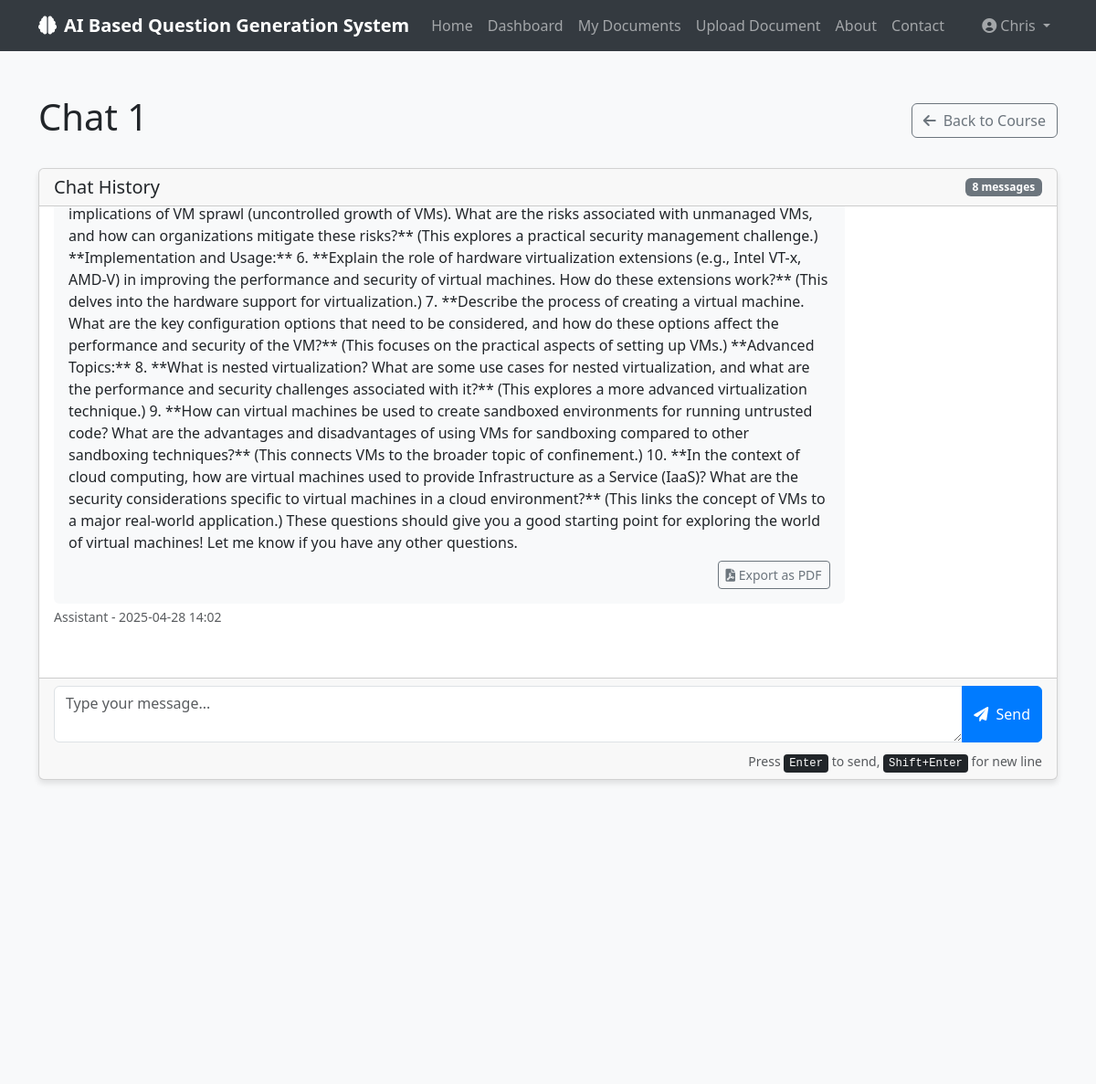
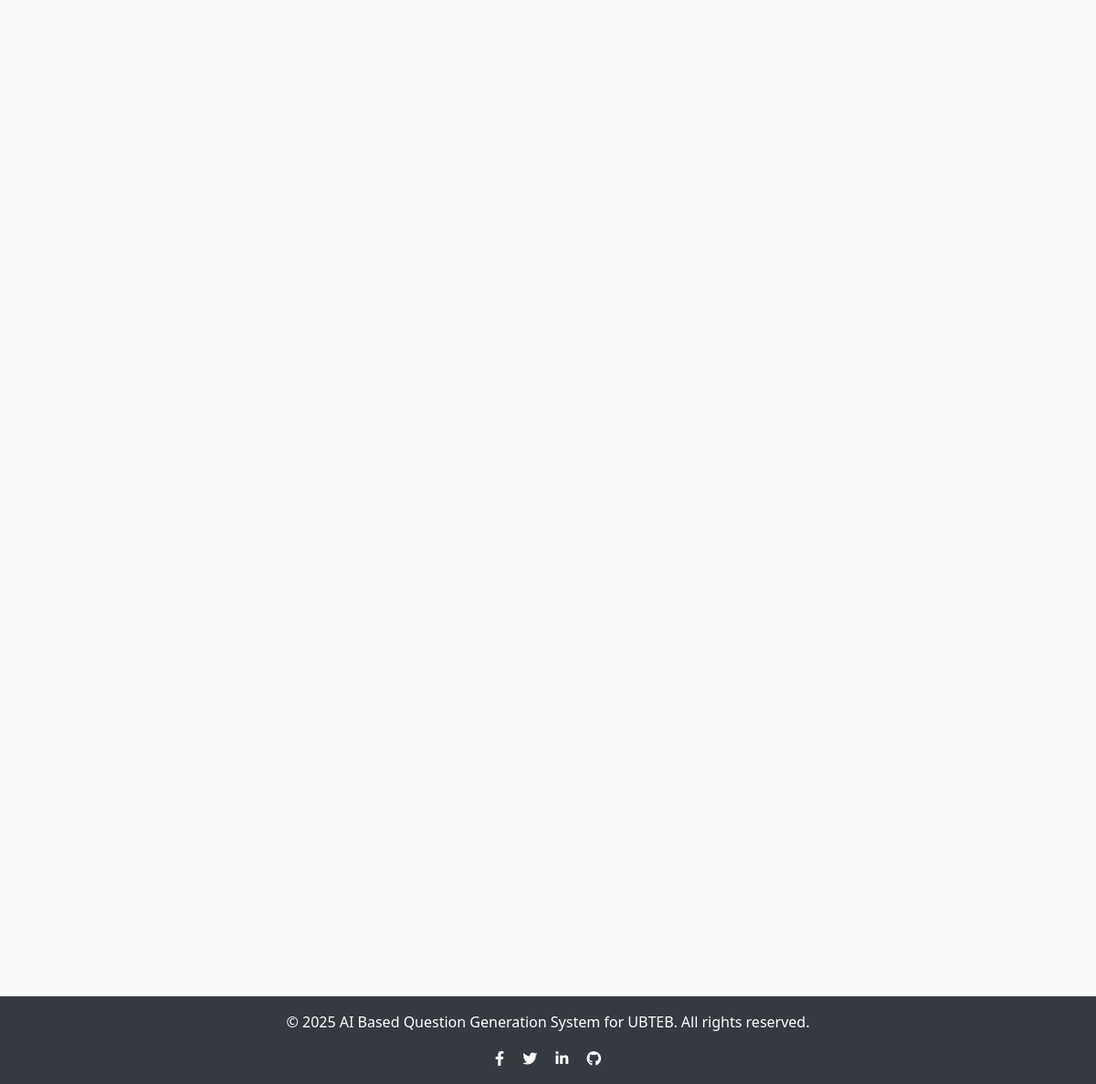
The page /courses/4/chats/1 (signed in) on the database its author committed (2 pictures, top to bottom).
### app/models/user.py (models this page shows, shortened)
class User(db.Model, UserMixin):
    __tablename__ = 'users'
    id = db.Column(db.Integer, primary_key=True)
    username = db.Column(db.String(50), unique=True, nullable=False)
    email = db.Column(db.String(120), unique=True, nullable=False)
    password = db.Column(db.String(60), nullable=False)
    created_at = db.Column(db.DateTime, default=datetime.utcnow)
    documents = db.relationship('Document', backref='author', lazy=True,
                               foreign_keys='Document.user_id', cascade="all, delete-orphan")
    questions = db.relationship('Question', backref='author', lazy=True, cascade="all, delete-orphan")
    courses = db.relationship('Course', backref='user', lazy=True, cascade="all, delete-orphan")
    chats = db.relationship('Chat', backref='user', lazy=True, cascade="all, delete-orphan")

### app/models/chat.py (models this page shows, shortened)
class Chat(db.Model):
    __tablename__ = 'chats'
    id = db.Column(db.Integer, primary_key=True)
    title = db.Column(db.String(100), nullable=False)
    created_at = db.Column(db.DateTime, default=datetime.utcnow)
    updated_at = db.Column(db.DateTime, default=datetime.utcnow, onupdate=datetime.utcnow)
    user_id = db.Column(db.Integer, db.ForeignKey('users.id'), nullable=False)
    course_id = db.Column(db.Integer, db.ForeignKey('courses.id'), nullable=True)
    messages = db.relationship('Message', backref='chat', lazy=True, cascade="all, delete-orphan",
                             order_by="Message.created_at")

class Message(db.Model):
    __tablename__ = 'messages'
    id = db.Column(db.Integer, primary_key=True)
    content = db.Column(db.Text, nullable=False)
    role = db.Column(db.String(20), default='user')  # 'user' or 'assistant'
    created_at = db.Column(db.DateTime, default=datetime.utcnow)
    is_saved = db.Column(db.Boolean, default=False)
    save_type = db.Column(db.String(20), nullable=True)  # 'question', 'answer', etc.
    tags = db.Column(db.String(100), nullable=True)
    chat_id = db.Column(db.Integer, db.ForeignKey('chats.id'), nullable=False)

### app/routes/courses.py (the view)
@courses.route('/courses/<int:course_id>/chats/<int:chat_id>')
@login_required
def view_chat(course_id, chat_id):
    course = Course.query.get_or_404(course_id)
    chat = Chat.query.get_or_404(chat_id)
    if course.user_id != current_user.id or chat.user_id != current_user.id:
        flash('Access denied. This resource does not belong to you.', 'danger')
        return redirect(url_for('courses.list_courses'))
    if chat.course_id != course_id:
        flash('This chat does not belong to the selected course.', 'danger')
        return redirect(url_for('courses.view_course', course_id=course_id))
    return render_template('chats/chat.html', course=course, chat=chat)

### app/models/user.py (called while the page is built)
@login_manager.user_loader
def load_user(user_id):
    return User.query.get(int(user_id))

### app/templates/chats/chat.html (shortened to what this page needs)
{% extends "base.html" %}
{% block content %}
<div class="container py-4">
  <div class="d-flex justify-content-between align-items-center mb-4">
    <h1>{{ chat.title }}</h1>
    <a href="{{ url_for('courses.view_course', course_id=course.id) }}" class="btn btn-outline-secondary">
      <i class="fas fa-arrow-left me-2"></i>Back to Course
    </a>
  </div>
  <div class="card">
    <div class="card-header">
      <div class="d-flex justify-content-between align-items-center">
        <h5 class="mb-0">Chat History</h5>
        <span class="badge bg-secondary">{{ chat.messages|length }} messages</span>
      </div>
    </div>
    <div class="card-body chat-container" id="chat-messages" style="max-height: 500px; overflow-y: auto;">
      {% if chat.messages %}
        {% for message in chat.messages %}
          <div class="mb-4 {% if message.role == 'user' %}text-end{% endif %}">
            <div class="d-inline-block p-3 rounded position-relative {% if message.role == 'user' %}bg-primary text-white{% else %}bg-light{% endif %}"
                 style="max-width: 80%; text-align: left;">
              {% if message.role == 'user' %}
                {{ message.content }}
              {% else %}
                <div class="mt-2 text-end">
                  <a href="{{ url_for('courses.export_message_pdf', course_id=course.id, chat_id=chat.id, message_id=message.id) }}"
                     class="btn btn-sm btn-outline-secondary"
                     title="Download as PDF">
                    <i class="fas fa-file-pdf"></i> Export as PDF
                  </a>
                </div>
              {% endif %}
            </div>
            <div class="small text-muted mt-1">
              {% if message.role == 'user' %}
                You
              {% else %}
                Assistant
              {% endif %}
              - {{ message.created_at.strftime('%Y-%m-%d %H:%M') }}
            </div>
          </div>
        {% endfor %}
      {% else %}
        <div class="text-center text-muted py-5">
          <i class="fas fa-comments fa-3x mb-3"></i>
          <p>No messages yet. Start the conversation below!</p>
        </div>
      {% endif %}
    </div>
    <form method="POST" action="{{ url_for('courses.send_message', course_id=course.id, chat_id=chat.id) }}" class="mt-3" id="chatForm">
      <div class="card-footer">
        <div class="input-group">
          <textarea name="message" class="form-control" placeholder="Type your message..." rows="2" required id="messageInput"></textarea>
          <button type="submit" class="btn btn-primary" id="sendButton">
            <i class="fas fa-paper-plane me-1"></i> Send
          </button>
        </div>
        <div class="text-muted text-end mt-2">
          <small>Press <kbd>Enter</kbd> to send, <kbd>Shift+Enter</kbd> for new line</small>
        </div>
      </div>
    </form>
  </div>
</div>
{% endblock %}

### app/templates/base.html (shortened to what this page needs)
<!DOCTYPE html>
<html lang="en">
<head>
    <link href="https://cdn.jsdelivr.net/npm/bootstrap@5.3.0/dist/css/bootstrap.min.css" rel="stylesheet">
    <link rel="stylesheet" href="https://cdnjs.cloudflare.com/ajax/libs/font-awesome/6.0.0/css/all.min.css">
</head>
<body>
    <nav class="navbar navbar-expand-lg navbar-dark mb-4">
        <div class="container">
            <a class="navbar-brand" href="{{ url_for('main.index') }}">
                <i class="fas fa-brain me-2"></i>AI Based Question Generation System
            </a>
            <div class="collapse navbar-collapse" id="navbarNav">
                <ul class="navbar-nav me-auto">
                    <li class="nav-item">
                        <a class="nav-link" href="{{ url_for('main.index') }}">Home</a>
                    </li>
                    {% if current_user.is_authenticated %}
                    <li class="nav-item">
                        <a class="nav-link" href="{{ url_for('main.dashboard') }}">Dashboard</a>
                    </li>
                    <li class="nav-item">
                        <a class="nav-link" href="{{ url_for('questions.list_documents') }}">My Documents</a>
                    </li>
                    <li class="nav-item">
                        <a class="nav-link" href="{{ url_for('questions.upload_document') }}">Upload Document</a>
                    </li>
                    {% endif %}
                    <li class="nav-item">
                        <a class="nav-link" href="{{ url_for('main.about') }}">About</a>
                    </li>
                    <li class="nav-item">
                        <a class="nav-link" href="{{ url_for('main.contact') }}">Contact</a>
                    </li>
                </ul>
                <ul class="navbar-nav">
                    {% if current_user.is_authenticated %}
                    <li class="nav-item dropdown">
                        <a class="nav-link dropdown-toggle" href="#" id="navbarDropdown" role="button" data-bs-toggle="dropdown" aria-expanded="false">
                            <i class="fas fa-user-circle me-1"></i>{{ current_user.username }}
                        </a>
                    </li>
                    {% endif %}
                </ul>
            </div>
        </div>
    </nav>
    <div class="content">
        {% block content %}{% endblock %}
    </div>
    <footer class="footer text-center">
        <div class="container">
            <div class="row">
                <div class="col-md-12">
                    <p>&copy; 2025 AI Based Question Generation System for UBTEB. All rights reserved.</p>
                    <div class="social-icons">
                        <a href="#" class="text-white me-3"><i class="fab fa-facebook-f"></i></a>
                        <a href="#" class="text-white me-3"><i class="fab fa-twitter"></i></a>
                        <a href="#" class="text-white me-3"><i class="fab fa-linkedin-in"></i></a>
                        <a href="#" class="text-white"><i class="fab fa-github"></i></a>
                    </div>
                </div>
            </div>
        </div>
    </footer>
</body>
</html>

### app/templates/base.html (style rules this page uses)
body { min-height: 100vh; display: flex; flex-direction: column; background-color: #f8f9fa; }
.content { flex: 1; }
.navbar { background-color: #343a40; }
.navbar-brand { font-weight: bold; color: #ffffff; }
.footer { background-color: #343a40; color: #ffffff; padding: 1rem 0; margin-top: 2rem; }
.card { box-shadow: 0 4px 6px rgba(0, 0, 0, 0.1); transition: all 0.3s ease; }
.btn-primary { background-color: #007bff; border-color: #007bff; }

### rows shown on the page
User: username "Chris"
Chat: title "Chat 1"
Message: role "Assistant", created_at "2025-04-28 14:02"

### other values the page prints
{{ chat.messages|length }} "8"
